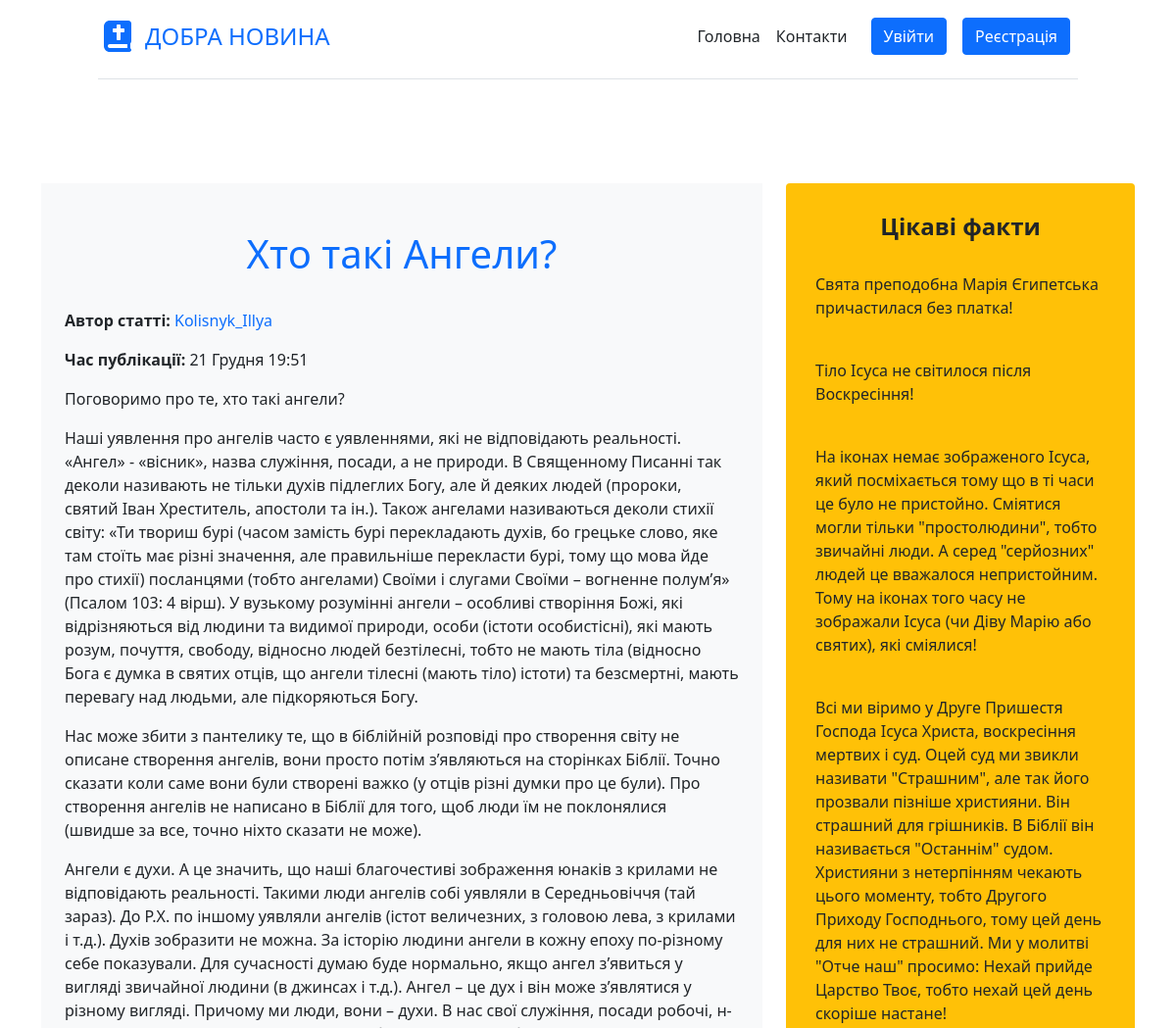
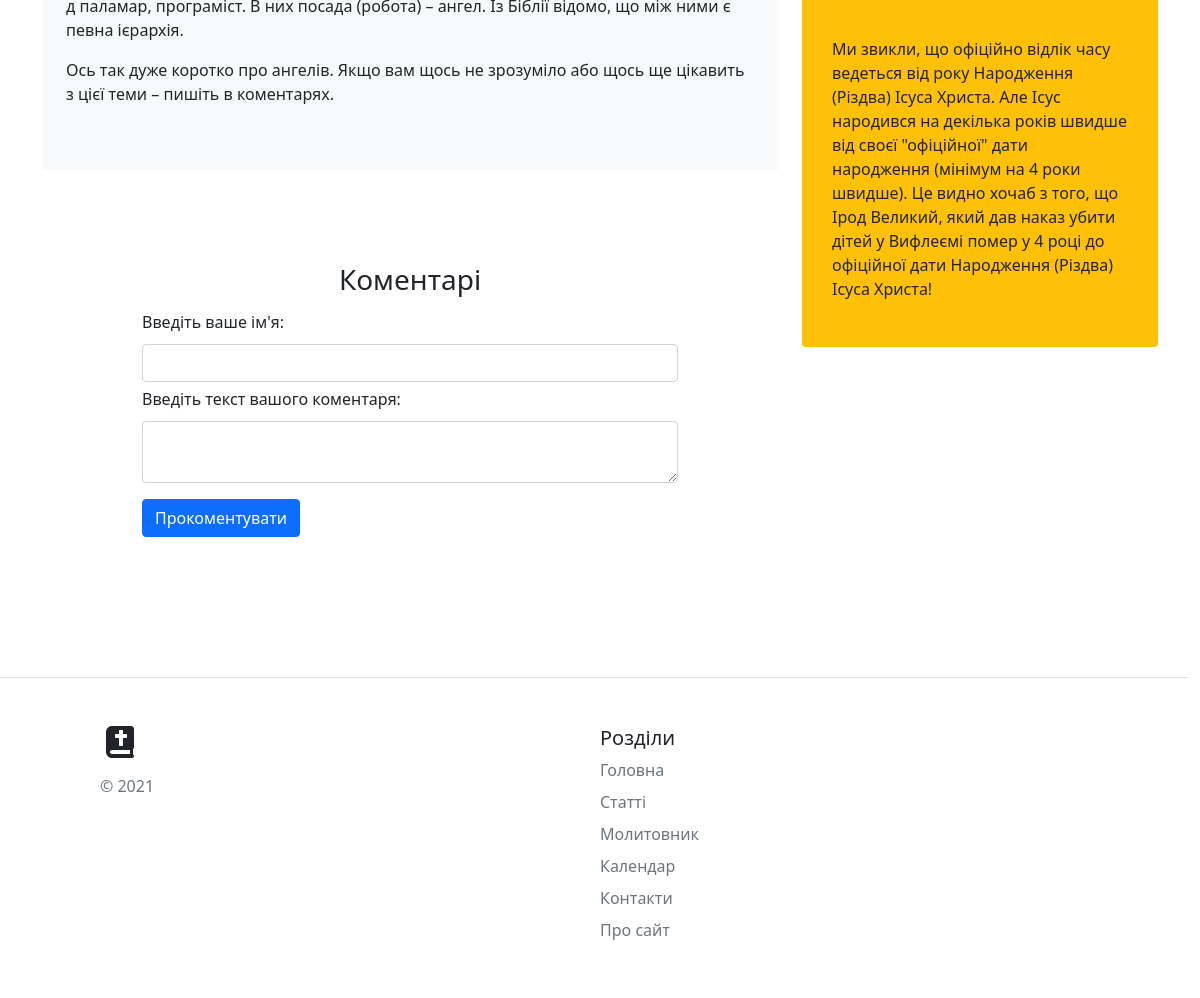
The page /news.php?id=6 on the database its author committed (2 pictures, top to bottom).
### tables this page shows
CREATE TABLE `articles` (
  `id` int UNSIGNED NOT NULL,
  `title` varchar(255) NOT NULL,
  `intro` text NOT NULL,
  `text` text NOT NULL,
  `date` int UNSIGNED NOT NULL,
  `avtor` varchar(20) NOT NULL
);

### news.php (the view, shortened to what this page needs)
<!DOCTYPE html>
<html lang="ua">
<head>
    <?php
    require_once 'mysql_connect.php';
    $id = $_GET['id'];
    $sql = "SELECT * FROM `articles` WHERE `id` = :id";
    $query = $pdo->prepare($sql);
    $query->execute(['id' => $id]);
    $article = $query->fetch(PDO::FETCH_OBJ);
    require 'blocks/head.php';
    ?>
</head>
<body>
<?php require 'blocks/header.php'; ?>
<main class="container mt-5">
    <div class="row">
        <div class="col-md-8 core_site">
            <div class="container-fluid py-5 bg-light">
                <h1><?=$article->title?></h1><br>
                <p><b>Автор статті:</b> <span><?=$article->avtor?></p></span>
                <p><?php
                    $date = date('d ', $article->date);
                    $mounth = ["Січня", "Лютого", "Березня", "Квітня", "Травня", "Червня", "Липня", "Серпня", "Вересня", "Жовтня", "Листопада", "Грудня"];
                    $date .= $mounth[date('n', $article->date) - 1];
                    $date .= date(' H:i', $article->date);
                    echo '<b>Час публікації:</b> '.$date;
                ?></p>
                <p><?=$article->intro?></p>
                <p><?=$article->text?></p>
            </div>
            <form action="news.php?id=<?=$_GET['id']?>" method="post" id="commentForm">
                <h3 class="mt-2">Коментарі</h3>
                <label for="username">Введіть ваше ім'я:</label>
                <input type="text" name="username" id="username" class="form-control" value="<?php
                if (isset($_COOKIE['login']))
                    echo $_COOKIE['login'];
                ?>">
                <label for="message">Введіть текст вашого коментаря:</label>
                <textarea name="message" id="message" class="form-control"></textarea>
                <button type="submit" class="btn btn-primary mt-3" id="add_comment">Прокоментувати</button>
            </form>
        </div>
        <?php require 'blocks/aside.php'; ?>
</main>
<?php require 'blocks/footer.php'; ?>
</body>
</html>

### css/style.css (style rules this page uses)
main { margin-left: 0; margin-right: 0; }
label { margin-top: 5px; }
form { padding: 30px 100px 40px; }
.core_site { margin-bottom: 100px; }

### news.php (style rules this page uses)
h1, h3, h4 { text-align: center; }
h1 { color: #0d6efd; }
.container-fluid span { color: #0d6efd; }
label { margin-bottom: 10px; }
form { margin-top: 55px; }

### rows shown on the page
articles: title "Хто такі Ангели?", avtor "Kolisnyk_Illya", date "21 Грудня 19:51", intro "Поговоримо про те, хто такі ангели?", text "Наші уявлення про ангелів часто є уявленнями, які не відповідають реальності. «Ангел» - «вісник», назва служіння, посади, а не природи. В Священному Писанні так деколи називають не тільки духів підлеглих Богу, але й деяких людей (пророки, святий Іван Хреститель, апостоли та ін.). Також ангелами називаються деколи стихії світу: «Ти твориш бурі (часом замість бурі перекладають духів, бо грецьке слово, яке там стоїть має різні значення, але правильніше перекласти бурі, тому що мова йде про стихії) посланцями (тобто ангелами) Своїми і слугами Своїми – вогненне полум’я» (Псалом 103: 4 вірш). У вузькому розумінні ангели – особливі створіння Божі, які відрізняються від людини та видимої природи,…"
